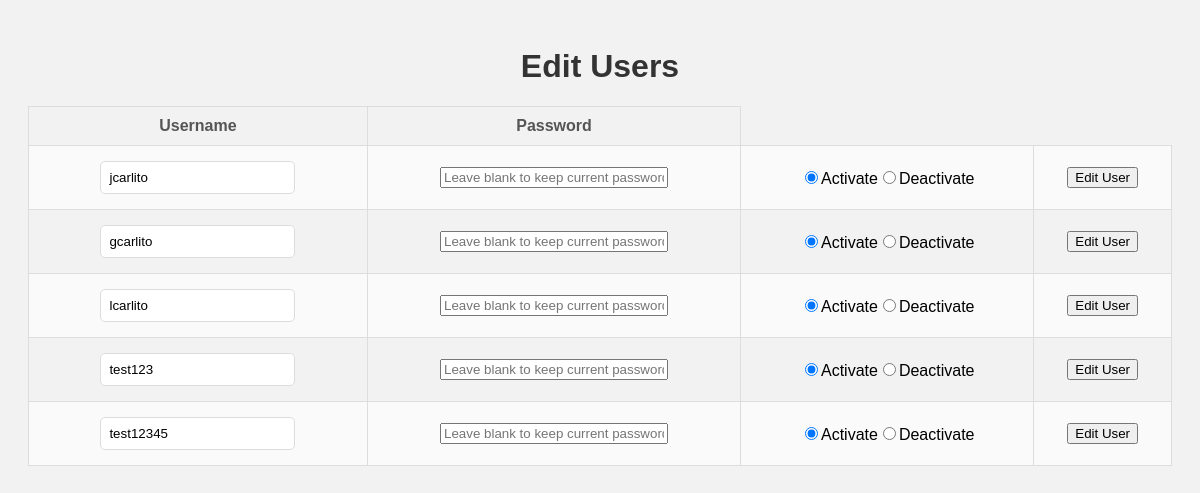
Screenshot of /17B_GUIStoreFrontv3/edit_users.php (signed in) with the database file from the repository.
### tables this page shows
CREATE TABLE `users` (
  `user_id` bigint(10) unsigned NOT NULL AUTO_INCREMENT,
  `username` varchar(32) DEFAULT NULL,
  `password` varchar(60) DEFAULT NULL,
  `status` tinyint(1) NOT NULL DEFAULT 1,
  PRIMARY KEY (`user_id`)
);

### 17B_GUIStoreFrontv3/edit_users.php (the view, shortened to what this page needs)
<!DOCTYPE html>
<htm1>
    <head>
    </head>
    <body>
        <h1>Edit Users</h1>
        <table>
            <tr>
                <th>Username</th>
                <th>Password</th>
            </tr>
            <?php
            $conn = OpenCon();
            $sql = "SELECT * FROM users";
            $result = $conn->query($sql);
            if ($result->num_rows > 0) {
                while ($row = $result->fetch_assoc()) {
                    echo "<tr>";
                    echo "<td>";
                    echo "<form action='php_scripts/edit_user.php' method='post' enctype='multipart/form-data'>";
                    echo "<input type='text' name='username' value='" . $row["username"] . "' required>";
                    echo "</td>";
                    echo "<td>";
                    echo "<input type='password' name='password' placeholder='Leave blank to keep current password' style='width: 220px'>";
                    echo "</td>";
                    echo "<td>";
                    echo "<label><input type='radio' name='status' value='1' " . ($row['status'] == 1 ? 'checked' : '') . ">Activate</label>";
                    echo "<label><input type='radio' name='status' value='0' " . ($row['status'] == 0 ? 'checked' : '') . ">Deactivate</label>";
                    echo "</td>";
                    echo "<td>";
                    echo "<input type='submit' value='Edit User' name='edit_user'>";
                    echo "</td>";
                    echo "</tr>";
                }
            } else {
                echo "<tr><td colspan='4'>NO USERS!</td></tr>";
            }
            ?>
        </table>
    </body>
</html>

### 17B_GUIStoreFrontv3/edit_users.php (style rules this page uses)
body { font-family: Arial, sans-serif; background-color: #f2f2f2; padding: 20px; }
h1 { text-align: center; margin-top: 20px; color: #333; }
table { width: 100%; border-collapse: collapse; }
th, td { border: 1px solid #ddd; padding: 10px; text-align: center; }
th { background-color: #f2f2f2; color: #555; }
tr:nth-child(even) { background-color: #fafafa; }
form { display: flex; flex-wrap: wrap; justify-content: center; align-items: center; }
form input[type="text"], form input[type="password"] { padding: 8px; border: 1px solid #ddd; border-radius: 5px; margin: 5px; }

### rows the page displays
users: username "jcarlito", status "☑ Activate", status "☐ Deactivate"
users: username "gcarlito", status "☑ Activate", status "☐ Deactivate"
users: username "lcarlito", status "☑ Activate", status "☐ Deactivate"
users: username "test123", status "☑ Activate", status "☐ Deactivate"
users: username "test12345", status "☑ Activate", status "☐ Deactivate"
